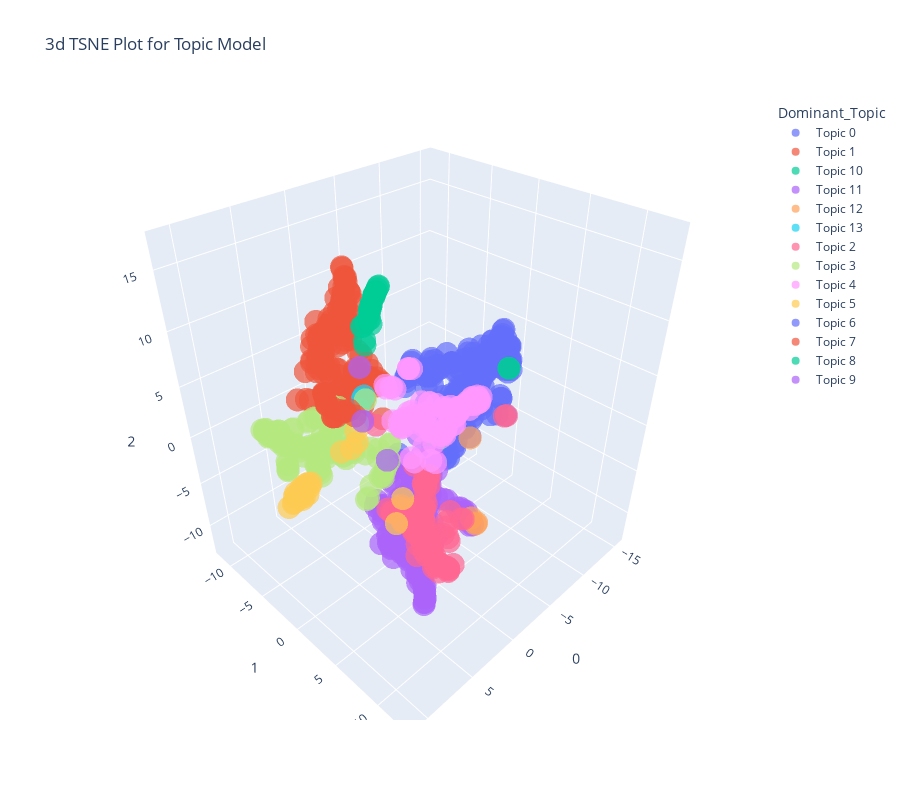

Notebook source saved alongside this figure:
### Code cell
plot_model(nmf, plot = 'tsne')

plot_model(nmf, plot = 'umap')

#plot_model(model, plot = 'topic_model')
